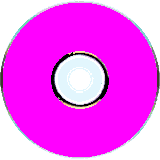
#> input picture assets/media/disc/cd.png, 160 x 160 px, given in place of completed_a.png, which was not available
$ python finish.py
#> lines starting #> are read from the running program, lines starting #| are printed output that depends on the picture; after the words box and inside, x2 and y2 are one past the last pixel; in counts of white or black regions, pixels touching at a corner belong together; pictures that were not available may be replaced by others from this repository, and a replacement may not be noted
"""finish.py: alpha clean, crop, palette<=48 (no dither), writes ../<name>.png. Compositions for hundred and goty."""
import json
from PIL import Image, ImageDraw
def clean(im):
    im=im.convert('RGBA'); px=im.load()
#> in clean, im is the input picture: PIL image 160x160 RGBA; mean R, G, B, A 244.5, 85.2, 246.6, 197.1
    for y in range(im.height):
        for x in range(im.width):
            r,g,b,a=px[x,y]; px[x,y]=(r,g,b,255) if a>=200 else (0,0,0,0)
    return im.crop(im.getbbox())
def pal(im,n=48):
#> called with n = 48
    a=im.split()[3]; q=im.convert('RGB').quantize(n,method=Image.MEDIANCUT,dither=Image.NONE).convert('RGB').convert('RGBA')
#> after `a = im.split()[3]`:
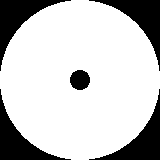
#> a: PIL image 160x160 L; 77.3% white; 5 black regions, box (x1, y1, x2, y2) and area: (0, 0, 71, 71) 1373, (89, 0, 160, 71) 1373, (0, 89, 71, 160) 1373, (89, 89, 160, 160) 1373, (70, 70, 90, 90) 316
#> after `q = im.convert('RGB').quantize(n, method=Image.MEDIANCUT, dither=Image`:
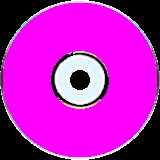
#> q: PIL image 160x160 RGBA; mean R, G, B, A 186.9, 27.4, 188.7, 255
    q.putalpha(a); return q
def save(im,name):
    im=pal(clean(im)); im.save('../'+name+'.png'); print(name,im.size,len(set(p for p in im.getdata() if p[3])))
#| completed (160, 160) 25
meta={}
for n,s in [('completed','completed_a'),('favourite','favourite_b'),('playing','playing_a')]:
    save(Image.open(s+'.png'),n)
#> pass 2 of the loop `for n,s in [('completed','completed_a'),('favourite','favourite_b'),('..`:
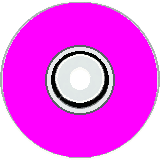
#> input picture assets/media/disc/dreamcast.png, 160 x 160 px, given in place of favourite_b.png, which was not available
#> in clean, im is the input picture: PIL image 160x160 RGBA; mean R, G, B, A 239.9, 91.5, 239.7, 197.1
#> in pal (call 2), `q = im.convert('RGB').quantize(n, method=Image.MEDIANCUT, dither=Image`:
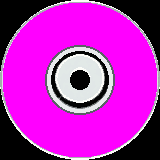
#> q: PIL image 160x160 RGBA; mean R, G, B, A 183, 34.5, 183.7, 255
#| favourite (160, 160) 27
# hundred: drop ribbons, flatten centre disc
#> (the run stopped early here; a loop or call above may not have finished)
